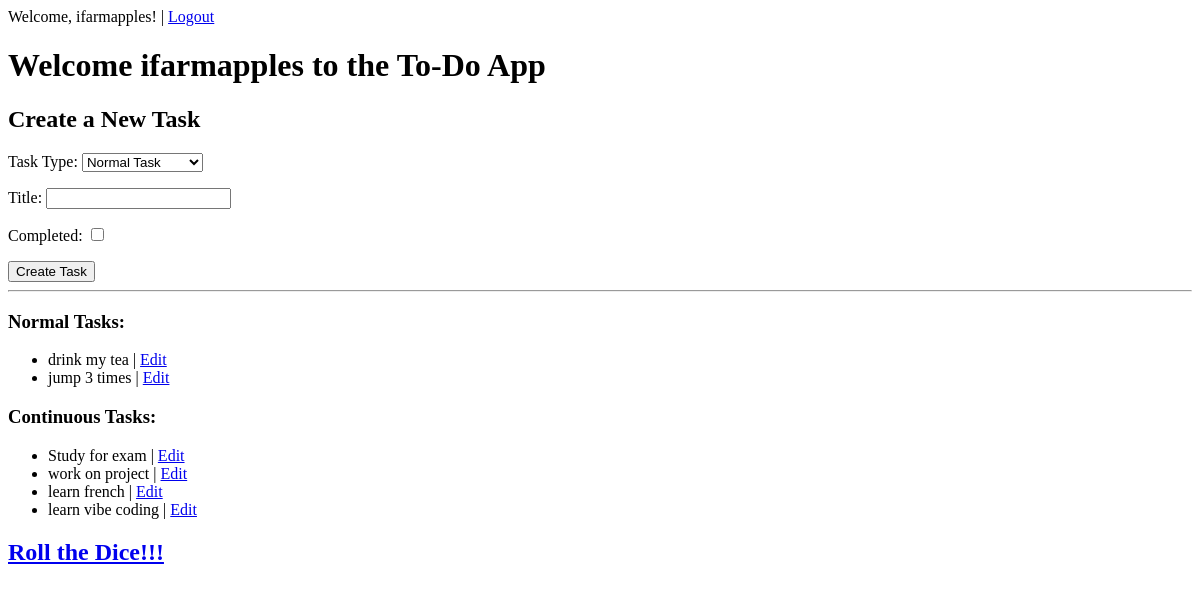
The app's page / (signed in), older data.
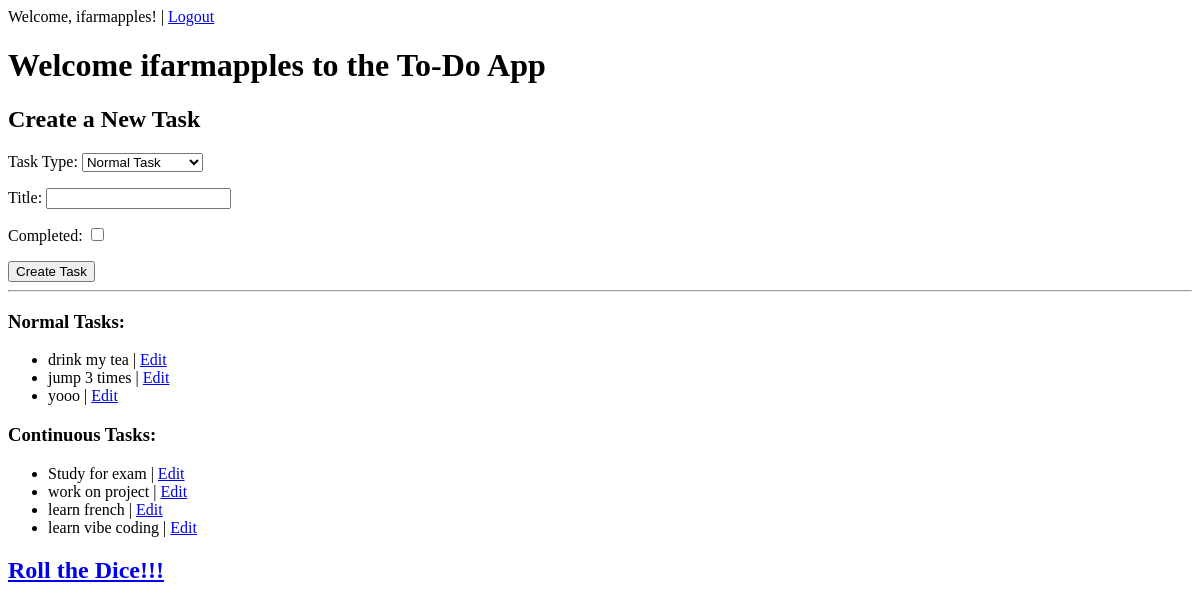
The same page, newer data.
### tasks/models.py (models this page shows, shortened)
class NormalTask(models.Model):
    title = models.CharField(max_length=200)
    user = models.ForeignKey(User, on_delete=models.CASCADE)
    completed = models.BooleanField(default=False)
    created_at = models.DateTimeField(auto_now_add=True)

class ContinuousTask(models.Model):
    title = models.CharField(max_length=200)
    user = models.ForeignKey(User, on_delete=models.CASCADE)
    work_time = models.PositiveIntegerField(default=0)  # in hours
    completed = models.BooleanField(default=False)
    created_at = models.DateTimeField(auto_now_add=True)
    on_going = models.BooleanField(default=False)

### tasks/views.py (the view)
# urls.py: path('', dashboard, name='dashboard'),
@login_required
def dashboard(request):
    normal_tasks = NormalTask.objects.filter(user=request.user)
    continuous_tasks = ContinuousTask.objects.filter(user=request.user)
    normal_task_form = NormalTaskForm()
    continuous_task_form = ContinuousTaskForm()
    if request.method == 'POST':
        return create_task(request)
    context = {
        'normal_tasks': normal_tasks,
        'continuous_tasks': continuous_tasks,
        'normal_task_form': normal_task_form,
        'continuous_task_form': continuous_task_form,
    }
    return render(request, 'tasks/dashboard.html', context)

### tasks/forms.py
class NormalTaskForm(forms.ModelForm):
    class Meta:
        model = NormalTask
        fields = ['title', 'completed']

class ContinuousTaskForm(forms.ModelForm):
    class Meta:
        model = ContinuousTask
        fields = ['title', 'work_time', 'completed']

### tasks/templates/tasks/dashboard.html (shortened to what this page needs)
{% extends "tasks/base.html" %}
{% block content %}
{% if request.user.is_authenticated %}
<h1>Welcome {{ request.user.username }} to the To-Do App</h1>
{% endif %}
<h2>Create a New Task</h2>
<form method="post">
    <label for="task_type">
        Task Type:
        <select id="task_type" name="task_type">
            <option value="normal">Normal Task</option>
        </select>
    </label>
    <div id="normal_form_div">
        {{ normal_task_form.as_p }}
    </div>
    <button type="submit">Create Task</button>
</form>
<hr>
<h3>Normal Tasks:</h3>
<ul>
    {% for task in normal_tasks %}
        <li>{{ task.title }} | <a href="{% url 'edit_task' task.id 'normal' %}">Edit</a></li>
    {% empty %}
        <li>No normal tasks available.</li>
    {% endfor %}
</ul>
<h3>Continuous Tasks:</h3>
<ul>
    {% for task in continuous_tasks %}
        <li>{{ task.title }} | <a href="{% url 'edit_task' task.id 'continuous' %}">Edit</a></li>
    {% empty %}
        <li>No continuous tasks available.</li>
    {% endfor %}
</ul>
{% if not request.session.result %}
<h2><a href="{% url 'dice_roll' %}">Roll the Dice!!!</a></h2>
{% elif request.session.result.type == 'break' %}
<h2>Dice Roll Result: Take a break!</h2>
<a href="{% url 'dice_roll' %}">Roll again!</a>
{% endif %}
{% endblock %}

Row changes from the older to the newer data that the page shows:
added NormalTask: title "yooo"
